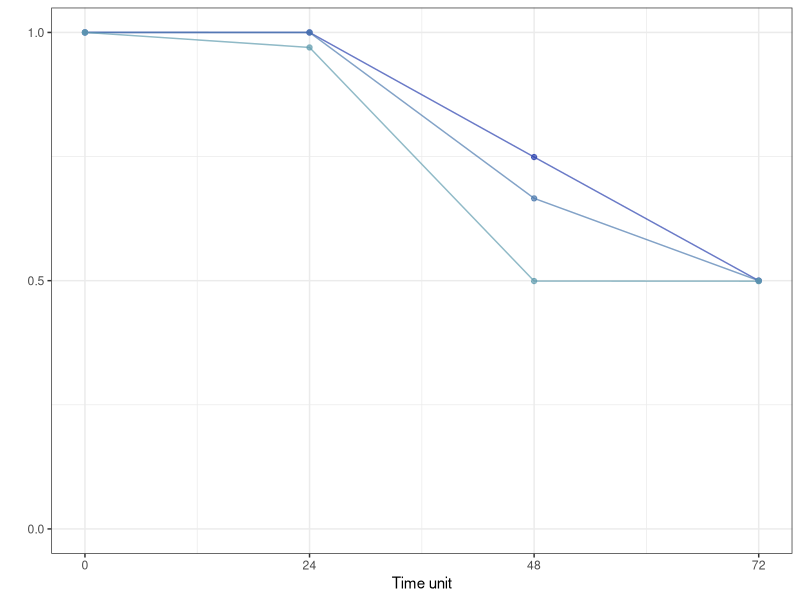
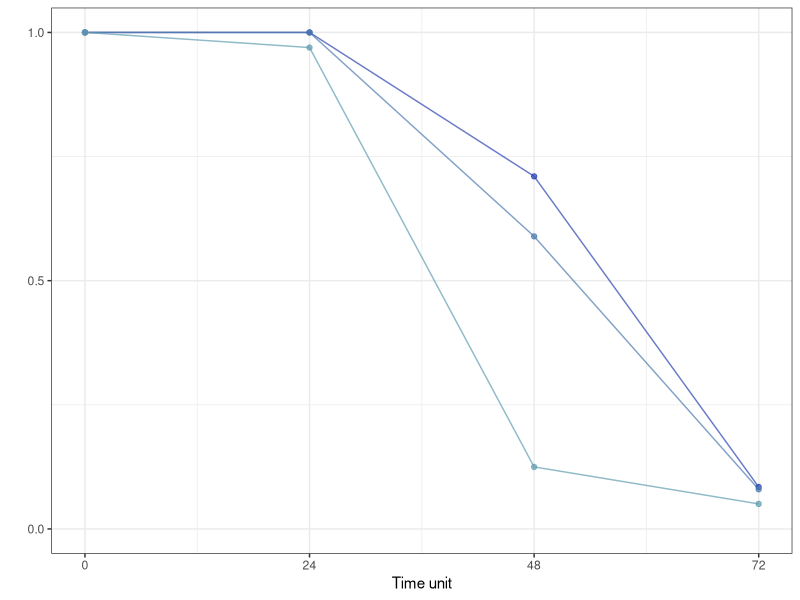
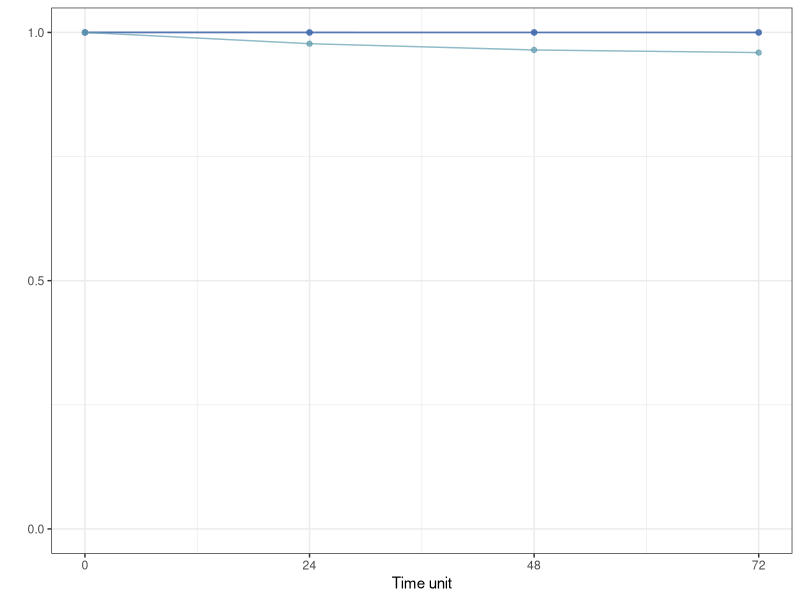

These figures' R source, in order: (Note: this script raises an error after producing the figures.)
rm(list = ls())
library(deSolve)   
library(ggplot2)   
library(dplyr)
library(tidyr)
library(scales)

# Define the model
viral_model <- function(t, state, parameters) {
  V1 <- state[1]
  V2 <- state[2]
  
  r1 <- parameters["r1"]
  r2 <- parameters["r2"]
  K <- parameters["K"]
  alpha12 <- parameters["alpha12"]
  alpha21 <- parameters["alpha21"]
  mu <- parameters["mu"]
  
  dV1dt <- r1 * V1 * (1 - (V1 + alpha21 * V2) / K) - mu * V1
  dV2dt <- r2 * V2 * (1 - (V2 + alpha12 * V1) / K) + mu * V1
  
  return(list(c(dV1dt, dV2dt)))
}


withinhost_fun = function(param_sets){
  # Initial state and time sequence
  state <- c(V1 = 1, V2 = 0)
  times <- seq(0, 72, by = 0.1)
  
  # Run simulations for each parameter set
  results <- lapply(seq(nrow(param_sets)), function(i) {
    params <- unlist(param_sets[i, ])
    out <- ode(y = state, times = times, func = viral_model, parms = params)
    out_df <- as.data.frame(out)
    out_df$mu <- params['mu']
    return(out_df)
  })
  
  # Combine all dataframes into one
  combined_results <- bind_rows(results)
  
  return(combined_results)
  
}

ratio_fun = function(combined_results){
  long_data_transformed <- combined_results %>%
    mutate(ratio = V1/(V1+V2), group = format(mu, digits = 2)) %>%
    select(time, group, ratio)
  data_ratio = long_data_transformed[long_data_transformed$time %in%
                                       c(0,24,48,72),]
  return(data_ratio)
}


getplot = function(param_sets){
  combined_results = withinhost_fun(param_sets)
  data_ratio = ratio_fun(combined_results)
  data_ratio$group = factor(data_ratio$group,
                            levels = as.character(format(mu_vec, digits = 2)))
  
  values = alpha(c('#2A41AF', '#4D7AAF', '#619CAF'),0.7)
  
  
  p = ggplot(data_ratio, 
             aes(x = time, y = ratio, 
                 color = factor(group))) +
    geom_line() +
    geom_point() +
    scale_color_manual(values = values,
                       name = expression(mu)) +
    labs(y = "", x = "Time unit", color = "r2 value") +
    theme_bw() +
    theme(legend.position = "none") +
    scale_x_continuous(breaks = c(0,24,48,72)) +
    scale_y_continuous(limits = c(0, 1),
                       minor_breaks = seq(0 , 1, 0.25),
                       n.breaks = 3)
  
  return(p)
}
rbase = log2(exp(1))/3
Kbase_vec = c(2^20, 2^12)
Kbase = c(2^18)
mu = (2*10^(-6))/(1/rbase)
mu_vec = c(mu/2, mu, mu*10^3)
param_sets <- expand.grid(r1 = rbase, r2 = rbase, K = Kbase, 
                          alpha12 = 0, alpha21 = 0, 
                          mu = mu_vec)
p1 = getplot(param_sets)
param_sets <- expand.grid(r1 = rbase, r2 = rbase, K = Kbase, 
                          alpha12 = 0, alpha21 = 1, 
                          mu = mu_vec)
p2 = getplot(param_sets)
param_sets <- expand.grid(r1 = rbase, r2 = rbase, K = Kbase, 
                          alpha12 = 1, alpha21 = 0, 
                          mu = mu_vec)
p3 = getplot(param_sets)

pdf(paste0("Output/within_host_mutations.pdf"), 
    width = 2, height = 1.2)
print(p1)
print(p2)
print(p3)
dev.off()

# SARS-CoV-2 mutation rate estimates of around 
# 1 × 10–6–2 × 10–6 mutations per nucleotide per replication cycle 


# mu = 0.03-0.06/(1/rbase)




# Initial state
state <- c(V1 = 1, V2 = 0)

# Time sequence for the simulation
times <- seq(0, 72, by = 0.1)

# Solve the model
out <- ode(y = state, times = times, func = viral_model, parms = params)
out_df <- as.data.frame(out)
# Plotting
ggplot(data = out_df, aes(x = time)) +
  geom_line(aes(y = V1, color = "Strain 1")) +
  geom_line(aes(y = V2, color = "Strain 2")) +
  labs(y = "Population unit", x = "Time unit", color = "Strain") +
  theme_bw() +
  scale_x_continuous(breaks = c(0,24,48,72)) +
  scale_y_continuous(labels = label_scientific(digits = 3))
